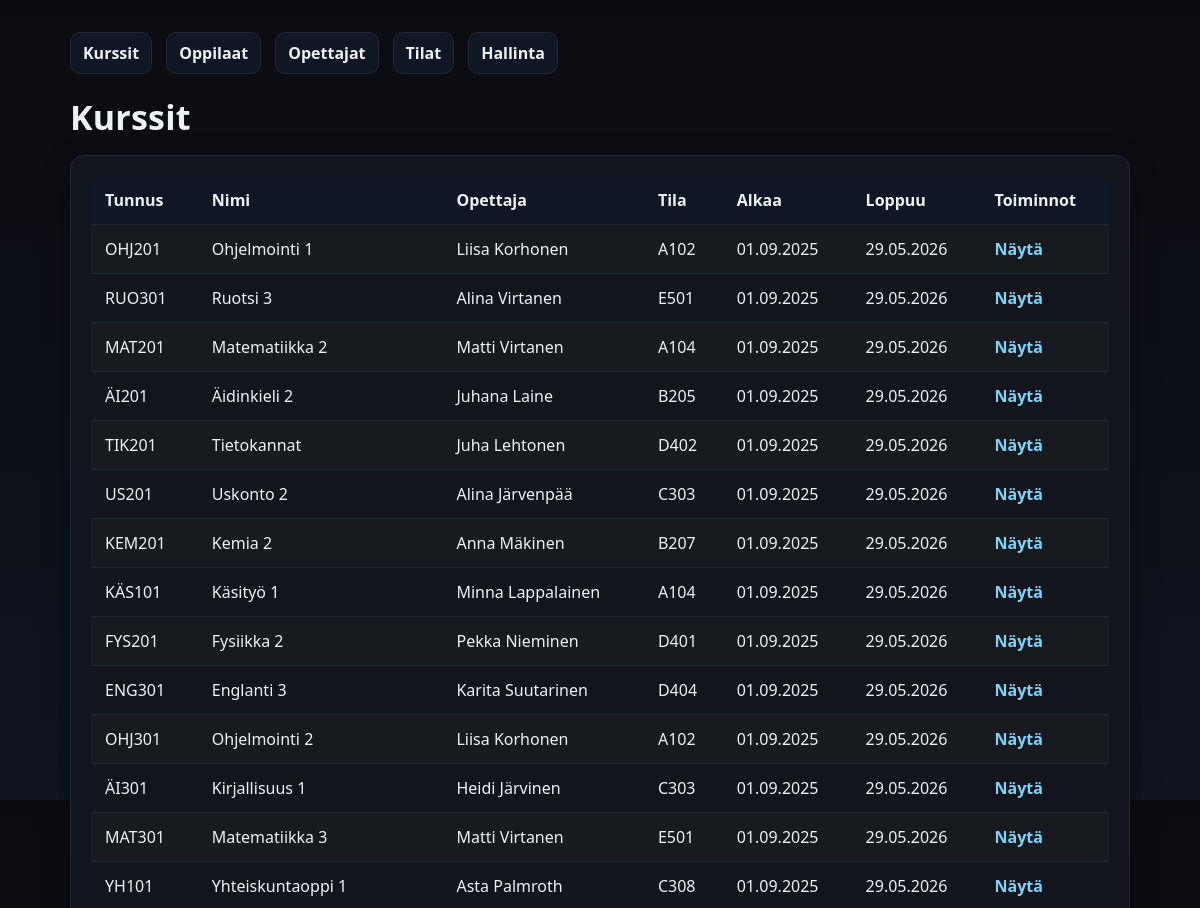
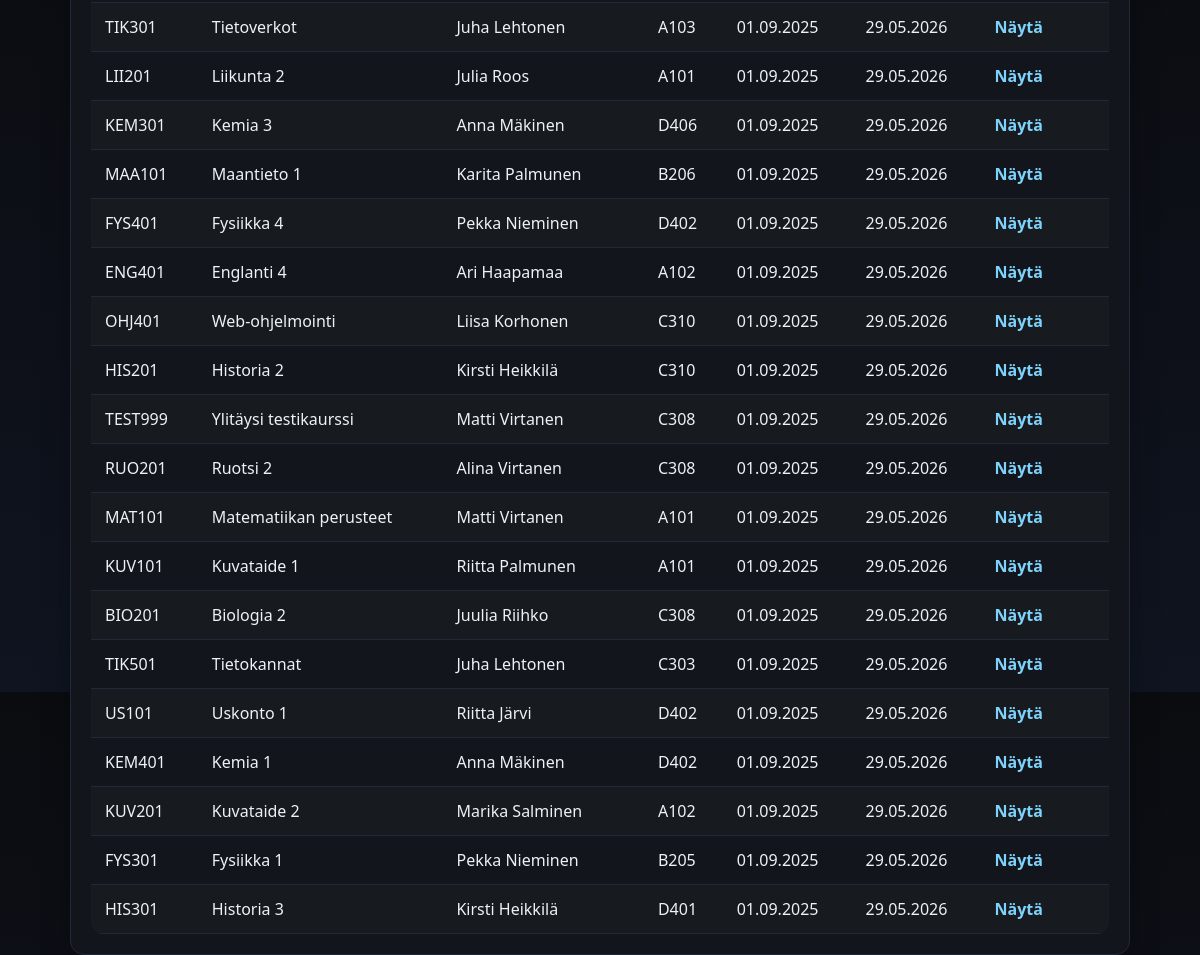
The app's page /kurssienhallinta/index.php with its own data (2 pictures, top to bottom).
### tables this page shows
CREATE TABLE `kurssit` (
  `kurssi_id` int(11) NOT NULL,
  `kurssin_tunnus` varchar(20) NOT NULL,
  `kurssi_nimi` varchar(100) NOT NULL,
  `kurssikuvaus` text DEFAULT NULL,
  `aloituspaiva` date NOT NULL,
  `lopetuspaiva` date NOT NULL,
  `opettaja_id` int(11) NOT NULL,
  `tila_id` int(11) NOT NULL
);

CREATE TABLE `opettajat` (
  `opettaja_id` int(11) NOT NULL,
  `etunimi` varchar(50) NOT NULL,
  `sukunimi` varchar(50) NOT NULL,
  `aine` varchar(100) NOT NULL
);

CREATE TABLE `tilat` (
  `tila_id` int(11) NOT NULL,
  `tila_nimi` varchar(50) NOT NULL,
  `paikkoja` int(11) NOT NULL
);

### kurssienhallinta/index.php (the view, shortened to what this page needs)
<?php
function finDate($date) {
    return date("d.m.Y", strtotime($date));
}
$pdo = getPDO();
$stmt = $pdo->query("SELECT k.kurssi_id, k.kurssin_tunnus, k.kurssi_nimi, k.aloituspaiva, k.lopetuspaiva, o.etunimi AS op_etunimi, o.sukunimi AS op_sukunimi, t.tila_nimi
    FROM kurssit k
    JOIN opettajat o ON k.opettaja_id = o.opettaja_id
    JOIN tilat t ON k.tila_id = t.tila_id
    ORDER BY k.aloituspaiva ASC");
$kurssit = $stmt->fetchAll();
?>
<!doctype html>
<html lang="fi">
<head>
  <link rel="stylesheet" href="styles.css">
</head>
<body>
  <div class="container">
    <div class="nav">
      <a href="index.php">Kurssit</a>
      <a href="oppilaat.php">Oppilaat</a>
      <a href="opettajat.php">Opettajat</a>
      <a href="tilat.php">Tilat</a>
      <a href="admin.php">Hallinta</a>
    </div>
    <h1 class="page-title">Kurssit</h1>
    <div class="card table-wrap">
      <table>
        <thead>
          <tr>
            <th>Tunnus</th>
            <th>Nimi</th>
            <th>Opettaja</th>
            <th>Tila</th>
            <th>Alkaa</th>
            <th>Loppuu</th>
            <th>Toiminnot</th>
          </tr>
        </thead>
        <tbody>
          <?php foreach($kurssit as $k): ?>
          <tr>
            <td><?= htmlspecialchars($k['kurssin_tunnus']) ?></td>
            <td><?= htmlspecialchars($k['kurssi_nimi']) ?></td>
            <td><?= htmlspecialchars($k['op_etunimi'] . ' ' . $k['op_sukunimi']) ?></td>
            <td><?= htmlspecialchars($k['tila_nimi']) ?></td>
            <td><?= finDate($k['aloituspaiva']) ?></td>
            <td><?= finDate($k['lopetuspaiva']) ?></td>
            <td><a href="kurssi.php?id=<?= $k['kurssi_id'] ?>">Näytä</a></td>
          </tr>
          <?php endforeach; ?>
        </tbody>
      </table>
    </div>
  </div>
</body>
</html>

### kurssienhallinta/styles.css (style rules this page uses)
:root { --bg:#0b0c10; --card:#12151b; --muted:#98a2b3; --text:#edf2f7; --accent:#6ea8fe; --danger:#ef4444; --border:#1f2937; }
* { box-sizing:border-box }
html,body { height:100% }
body { margin:0; font:16px/1.5 system-ui,-apple-system,Segoe UI,Roboto,Ubuntu,'Helvetica Neue',Arial; background:linear-gradient(180deg,#0b0c10 0%, #0f1420 100%); color:var(--text); }
.container { max-width:1100px;margin:32px auto;padding:0 20px }
.card { background:var(--card); border:1px solid var(--border); border-radius:14px; padding:20px; box-shadow:0 10px 30px rgba(0,0,0,.25); }
.page-title { margin:0 0 12px; font-size:clamp(24px,3.2vw,34px); letter-spacing:.2px; }
.nav { display:flex;gap:14px;flex-wrap:wrap;margin:0 0 18px }
.nav a,.back { color:var(--text); text-decoration:none; background:#0f1724; border:1px solid var(--border); padding:8px 12px;border-radius:10px; transition:all .15s ease; }
.table-wrap { overflow:auto }
table { width:100%;border-collapse:collapse;border-radius:12px;overflow:hidden }
th,td { padding:12px 14px;border-bottom:1px solid var(--border);text-align:left;vertical-align:top }
thead th { background:#0f1724;font-weight:600 }
tbody tr:nth-child(odd) { background:rgba(255,255,255,.02) }
a { color: #7dd3fc; text-decoration: none; font-weight: 600; transition: color .15s ease; }

### records on screen
kurssit: kurssin_tunnus "OHJ201", kurssi_nimi "Ohjelmointi 1", opettaja.sukunimi "Liisa Korhonen", tila.tila_nimi "A102", aloituspaiva "01.09.2025", lopetuspaiva "29.05.2026"
kurssit: kurssin_tunnus "RUO301", kurssi_nimi "Ruotsi 3", opettaja.sukunimi "Alina Virtanen", tila.tila_nimi "E501", aloituspaiva "01.09.2025", lopetuspaiva "29.05.2026"
kurssit: kurssin_tunnus "MAT201", kurssi_nimi "Matematiikka 2", opettaja.sukunimi "Matti Virtanen", tila.tila_nimi "A104", aloituspaiva "01.09.2025", lopetuspaiva "29.05.2026"
kurssit: kurssin_tunnus "ÄI201", kurssi_nimi "Äidinkieli 2", opettaja.sukunimi "Juhana Laine", tila.tila_nimi "B205", aloituspaiva "01.09.2025", lopetuspaiva "29.05.2026"
kurssit: kurssin_tunnus "TIK201", kurssi_nimi "Tietokannat", opettaja.sukunimi "Juha Lehtonen", tila.tila_nimi "D402", aloituspaiva "01.09.2025", lopetuspaiva "29.05.2026"
kurssit: kurssin_tunnus "US201", kurssi_nimi "Uskonto 2", opettaja.sukunimi "Alina Järvenpää", tila.tila_nimi "C303", aloituspaiva "01.09.2025", lopetuspaiva "29.05.2026"
kurssit: kurssin_tunnus "KEM201", kurssi_nimi "Kemia 2", opettaja.sukunimi "Anna Mäkinen", tila.tila_nimi "B207", aloituspaiva "01.09.2025", lopetuspaiva "29.05.2026"
kurssit: kurssin_tunnus "KÄS101", kurssi_nimi "Käsityö 1", opettaja.sukunimi "Minna Lappalainen", tila.tila_nimi "A104", aloituspaiva "01.09.2025", lopetuspaiva "29.05.2026"
kurssit: kurssin_tunnus "FYS201", kurssi_nimi "Fysiikka 2", opettaja.sukunimi "Pekka Nieminen", tila.tila_nimi "D401", aloituspaiva "01.09.2025", lopetuspaiva "29.05.2026"
kurssit: kurssin_tunnus "ENG301", kurssi_nimi "Englanti 3", opettaja.sukunimi "Karita Suutarinen", tila.tila_nimi "D404", aloituspaiva "01.09.2025", lopetuspaiva "29.05.2026"
kurssit: kurssin_tunnus "OHJ301", kurssi_nimi "Ohjelmointi 2", opettaja.sukunimi "Liisa Korhonen", tila.tila_nimi "A102", aloituspaiva "01.09.2025", lopetuspaiva "29.05.2026"
kurssit: kurssin_tunnus "ÄI301", kurssi_nimi "Kirjallisuus 1", opettaja.sukunimi "Heidi Järvinen", tila.tila_nimi "C303", aloituspaiva "01.09.2025", lopetuspaiva "29.05.2026"
kurssit: kurssin_tunnus "MAT301", kurssi_nimi "Matematiikka 3", opettaja.sukunimi "Matti Virtanen", tila.tila_nimi "E501", aloituspaiva "01.09.2025", lopetuspaiva "29.05.2026"
kurssit: kurssin_tunnus "YH101", kurssi_nimi "Yhteiskuntaoppi 1", opettaja.sukunimi "Asta Palmroth", tila.tila_nimi "C308", aloituspaiva "01.09.2025", lopetuspaiva "29.05.2026"
kurssit: kurssin_tunnus "TIK301", kurssi_nimi "Tietoverkot", opettaja.sukunimi "Juha Lehtonen", tila.tila_nimi "A103", aloituspaiva "01.09.2025", lopetuspaiva "29.05.2026"
kurssit: kurssin_tunnus "LII201", kurssi_nimi "Liikunta 2", opettaja.sukunimi "Julia Roos", tila.tila_nimi "A101", aloituspaiva "01.09.2025", lopetuspaiva "29.05.2026"
kurssit: kurssin_tunnus "KEM301", kurssi_nimi "Kemia 3", opettaja.sukunimi "Anna Mäkinen", tila.tila_nimi "D406", aloituspaiva "01.09.2025", lopetuspaiva "29.05.2026"
kurssit: kurssin_tunnus "MAA101", kurssi_nimi "Maantieto 1", opettaja.sukunimi "Karita Palmunen", tila.tila_nimi "B206", aloituspaiva "01.09.2025", lopetuspaiva "29.05.2026"
kurssit: kurssin_tunnus "FYS401", kurssi_nimi "Fysiikka 4", opettaja.sukunimi "Pekka Nieminen", tila.tila_nimi "D402", aloituspaiva "01.09.2025", lopetuspaiva "29.05.2026"
kurssit: kurssin_tunnus "ENG401", kurssi_nimi "Englanti 4", opettaja.sukunimi "Ari Haapamaa", tila.tila_nimi "A102", aloituspaiva "01.09.2025", lopetuspaiva "29.05.2026"
kurssit: kurssin_tunnus "OHJ401", kurssi_nimi "Web-ohjelmointi", opettaja.sukunimi "Liisa Korhonen", tila.tila_nimi "C310", aloituspaiva "01.09.2025", lopetuspaiva "29.05.2026"
kurssit: kurssin_tunnus "HIS201", kurssi_nimi "Historia 2", opettaja.sukunimi "Kirsti Heikkilä", tila.tila_nimi "C310", aloituspaiva "01.09.2025", lopetuspaiva "29.05.2026"
kurssit: kurssin_tunnus "TEST999", kurssi_nimi "Ylitäysi testikaurssi", opettaja.sukunimi "Matti Virtanen", tila.tila_nimi "C308", aloituspaiva "01.09.2025", lopetuspaiva "29.05.2026"
kurssit: kurssin_tunnus "RUO201", kurssi_nimi "Ruotsi 2", opettaja.sukunimi "Alina Virtanen", tila.tila_nimi "C308", aloituspaiva "01.09.2025", lopetuspaiva "29.05.2026"
kurssit: kurssin_tunnus "MAT101", kurssi_nimi "Matematiikan perusteet", opettaja.sukunimi "Matti Virtanen", tila.tila_nimi "A101", aloituspaiva "01.09.2025", lopetuspaiva "29.05.2026"
kurssit: kurssin_tunnus "KUV101", kurssi_nimi "Kuvataide 1", opettaja.sukunimi "Riitta Palmunen", tila.tila_nimi "A101", aloituspaiva "01.09.2025", lopetuspaiva "29.05.2026"
kurssit: kurssin_tunnus "BIO201", kurssi_nimi "Biologia 2", opettaja.sukunimi "Juulia Riihko", tila.tila_nimi "C308", aloituspaiva "01.09.2025", lopetuspaiva "29.05.2026"
kurssit: kurssin_tunnus "TIK501", kurssi_nimi "Tietokannat", opettaja.sukunimi "Juha Lehtonen", tila.tila_nimi "C303", aloituspaiva "01.09.2025", lopetuspaiva "29.05.2026"
kurssit: kurssin_tunnus "US101", kurssi_nimi "Uskonto 1", opettaja.sukunimi "Riitta Järvi", tila.tila_nimi "D402", aloituspaiva "01.09.2025", lopetuspaiva "29.05.2026"
kurssit: kurssin_tunnus "KEM401", kurssi_nimi "Kemia 1", opettaja.sukunimi "Anna Mäkinen", tila.tila_nimi "D402", aloituspaiva "01.09.2025", lopetuspaiva "29.05.2026"
kurssit: kurssin_tunnus "KUV201", kurssi_nimi "Kuvataide 2", opettaja.sukunimi "Marika Salminen", tila.tila_nimi "A102", aloituspaiva "01.09.2025", lopetuspaiva "29.05.2026"
kurssit: kurssin_tunnus "FYS301", kurssi_nimi "Fysiikka 1", opettaja.sukunimi "Pekka Nieminen", tila.tila_nimi "B205", aloituspaiva "01.09.2025", lopetuspaiva "29.05.2026"
kurssit: kurssin_tunnus "HIS301", kurssi_nimi "Historia 3", opettaja.sukunimi "Kirsti Heikkilä", tila.tila_nimi "D401", aloituspaiva "01.09.2025", lopetuspaiva "29.05.2026"
